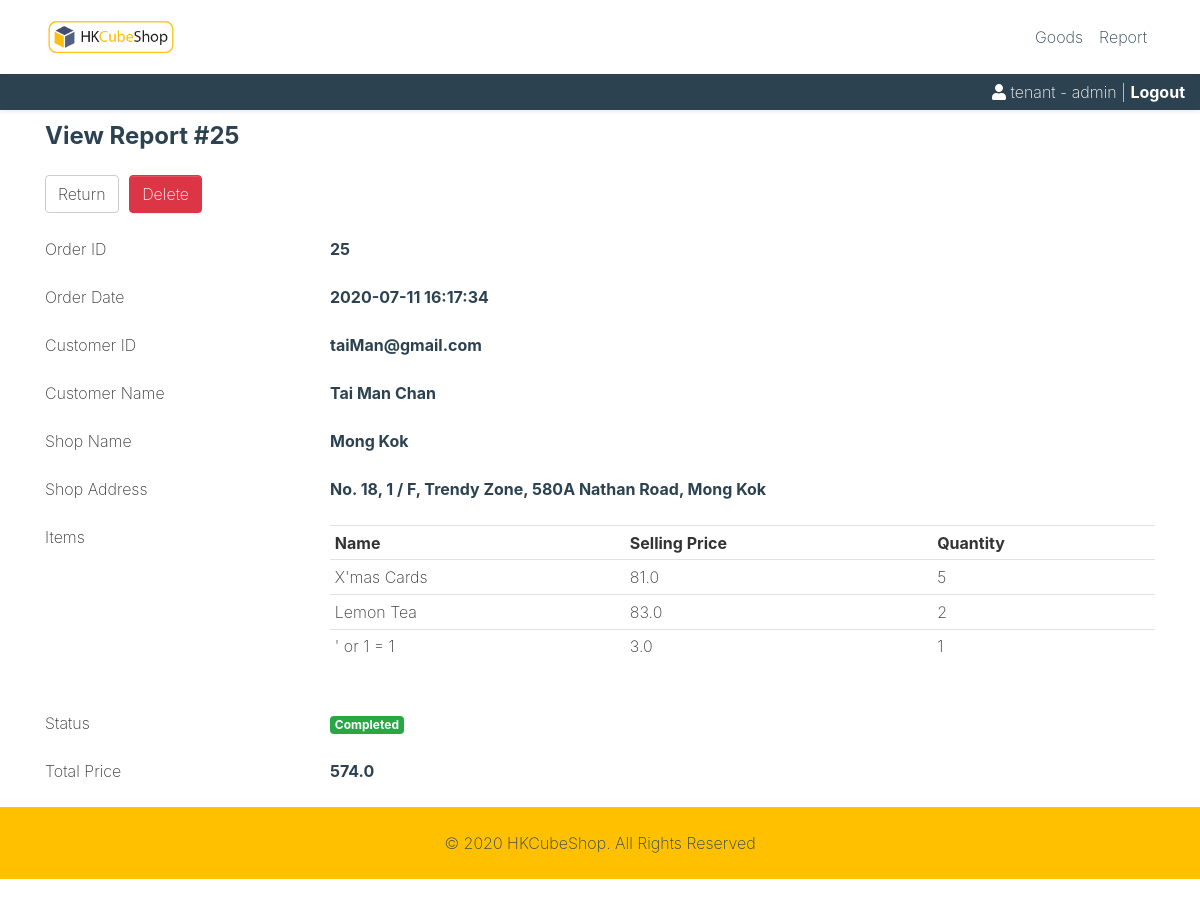
Page /view-report.php?orderID=25 (signed in) on the committed database.
### tables this page shows
CREATE TABLE `Orders` (
  `orderID` int(10) NOT NULL AUTO_INCREMENT,
  `customerEmail` varchar(50) NOT NULL,
  `consignmentStoreID` int(10) NOT NULL,
  `shopID` int(6) NOT NULL,
  `orderDateTime` datetime DEFAULT CURRENT_TIMESTAMP,
  `status` int(1) NOT NULL COMMENT 'The orders should include 3 statuses:  \n1.     “Delivery”: The parts are delivering to shop  \n2.     “Awaiting”: Goods are ready for pick up  \n3.     “Completed”: The goods has been picked up from customer  ',
  `totalPrice` decimal(10,1) NOT NULL,
  PRIMARY KEY (`orderID`),
  KEY `FKOrders837071` (`customerEmail`),
  KEY `FKOrders959018` (`consignmentStoreID`,`shopID`),
  CONSTRAINT `FKOrders959018` FOREIGN KEY (`consignmentStoreID`, `shopID`) REFERENCES `ConsignmentStore_Shop` (`consignmentStoreID`, `shopID`),
  CONSTRAINT `orders_ibfk_1` FOREIGN KEY (`customerEmail`) REFERENCES `Customer` (`customerEmail`) ON DELETE CASCADE
);

CREATE TABLE `Customer` (
  `customerEmail` varchar(50) NOT NULL,
  `firstName` varchar(255) NOT NULL,
  `lastName` varchar(255) NOT NULL,
  `password` varchar(50) NOT NULL,
  `phoneNumber` varchar(8) NOT NULL,
  PRIMARY KEY (`customerEmail`)
);

CREATE TABLE `Shop` (
  `shopID` int(6) NOT NULL AUTO_INCREMENT,
  `address` varchar(255) NOT NULL,
  `shopName` varchar(255) DEFAULT NULL,
  PRIMARY KEY (`shopID`)
);

CREATE TABLE `OrderItem` (
  `orderID` int(10) NOT NULL,
  `goodsNumber` int(10) NOT NULL,
  `quantity` int(7) NOT NULL,
  `sellingPrice` decimal(10,1) NOT NULL,
  KEY `FKOrderItem915607` (`orderID`),
  KEY `FKOrderItem82428` (`goodsNumber`),
  CONSTRAINT `FKOrderItem82428` FOREIGN KEY (`goodsNumber`) REFERENCES `Goods` (`goodsNumber`),
  CONSTRAINT `orderitem_ibfk_1` FOREIGN KEY (`orderID`) REFERENCES `Orders` (`orderID`) ON DELETE CASCADE
);

CREATE TABLE `Goods` (
  `goodsNumber` int(10) NOT NULL AUTO_INCREMENT,
  `consignmentStoreID` int(10) NOT NULL,
  `goodsName` varchar(255) NOT NULL,
  `stockPrice` decimal(10,1) NOT NULL,
  `remainingStock` int(7) NOT NULL DEFAULT '0',
  `status` int(1) NOT NULL COMMENT 'The goods should include 2 stock status:  \n1. “Available”: Show only the available goods.  \n2. “Unavailable”: The goods has been discontinued or not already for sell.  ',
  PRIMARY KEY (`goodsNumber`),
  KEY `FKGoods866951` (`consignmentStoreID`),
  CONSTRAINT `FKGoods866951` FOREIGN KEY (`consignmentStoreID`) REFERENCES `ConsignmentStore` (`consignmentStoreID`)
);

### view-report.php (the view, shortened to what this page needs)
<?php
include 'inc/header.php';
$orderID = $conn->real_escape_string($_GET["orderID"]);
$qs = "
select * from orders
INNER JOIN ConsignmentStore on ConsignmentStore.consignmentstoreID = orders.consignmentstoreid
INNER JOIN customer on orders.customerEmail = customer.customerEmail
INNER JOIN shop on orders.shopID = shop.shopID
where orderID = '$orderID' and tenantID = '$_SESSION[tenantID]'
limit 1
";
$query = mysqli_query($conn, $qs) or die(mysqli_error($conn));
$result = mysqli_fetch_assoc($query);
if (mysqli_num_rows($query) > 0){
print("
<div class='container'>
	<div class='row'>
		<div class='col-12 my-2'>
			<h4 class='text-secondary'>View Report #$result[orderID]</h4>
		</div>
	</div>
</div>
<div class='container'>
	<div class='row'>
		<div class='col-12'>
			<a href='list-report.php' class='btn btn-default'>Return</a>
			<a href='delete-order.php?orderID=$result[orderID]' onclick='return confirm('Are you sure?')' class='btn btn-danger ml-1'>Delete</a>
		</div>
	</div>
	<div class='row mt-3'>
		<div class='col-12 col-sm-3'>
			Order ID
		</div>
		<div class='col-12 col-sm-9 text-secondary font-weight-bold'>
			$result[orderID]
		</div>
	</div>
	<div class='row mt-3'>
		<div class='col-12 col-sm-3'>
			Order Date
		</div>
		<div class='col-12 col-sm-9 text-secondary font-weight-bold'>
			$result[orderDateTime]
		</div>
	</div>
	<div class='row mt-3'>
		<div class='col-12 col-sm-3'>
			Customer ID
		</div>
		<div class='col-12 col-sm-9 text-secondary font-weight-bold'>
			$result[customerEmail]
		</div>
	</div>
	<div class='row mt-3'>
		<div class='col-12 col-sm-3'>
			Customer Name
		</div>
		<div class='col-12 col-sm-9 text-secondary font-weight-bold'>
			$result[firstName] $result[lastName]
		</div>
	</div>
	<div class='row mt-3'>
		<div class='col-12 col-sm-3'>
			Shop Name
		</div>
		<div class='col-12 col-sm-9 text-secondary font-weight-bold'>
						$result[shopName]
		</div>
	</div>
	<div class='row mt-3'>
		<div class='col-12 col-sm-3'>
			Shop Address
		</div>
		<div class='col-12 col-sm-9 text-secondary font-weight-bold'>
			$result[address]
		</div>
	</div>
	<div class='row mt-3'>
		<div class='col-12 col-sm-3'>
			Items
		</div>
		<div class='col-12 col-sm-9 text-secondary'>
			<table class='table table-sm'>
			<tr>
			<th>Name</th>
			<th>Selling Price</th>
			<th>Quantity</th>
			</tr>
");
$qs = "
select * from orderitem
inner join goods on goods.goodsNumber = orderitem.goodsNumber
where orderID = $orderID
";
$query = mysqli_query($conn, $qs) or die(mysqli_error($conn));
while($orderItem = mysqli_fetch_assoc($query)){
	print("
	<tr>
	<td>$orderItem[goodsName]</td>
	<td>$orderItem[sellingPrice]</td>
	<td>$orderItem[quantity]</td>
	</tr>
	");
}
print("
			</table>
		</div>
	</div>
	<div class='row mt-3'>
		<div class='col-12 col-sm-3'>
			Status
		</div>
		<div class='col-12 col-sm-9 text-secondary font-weight-bold'>
			<span class='badge badge-success'>Completed</span>
		</div>
	</div>
	<div class='row mt-3'>
		<div class='col-12 col-sm-3'>
			Total Price
		</div>
		<div class='col-12 col-sm-9 text-secondary font-weight-bold'>
			$result[totalPrice]
		</div>
	</div>
</div>
");
}
?>
<?php
include 'inc/footer.php';
?>

### css/custom.css (style rules this page uses)
.btn-default { color:#333;background-color:#fff;border-color:#ccc }
.bg-secondary a { color: #F1D92F; }
h1, h2, h3, h4, h5, h6 { font-weight: bold; }

### rows in the picture
orders: orderID "25", orderDateTime "2020-07-11 16:17:34", customerEmail.customerEmail "taiMan@gmail.com", customerEmail.firstName "Tai Man", customerEmail.lastName "Chan", shop.shopName "Mong Kok", shop.address "No. 18, 1 / F, Trendy Zone, 580A Nathan Road, Mong Kok", totalPrice "574.0"
orderitem: goodsNumber.goodsName "X'mas Cards", sellingPrice "81.0", quantity "5"
orderitem: goodsNumber.goodsName "Lemon Tea", sellingPrice "83.0", quantity "2"
orderitem: goodsNumber.goodsName "' or 1 = 1", sellingPrice "3.0", quantity "1"
